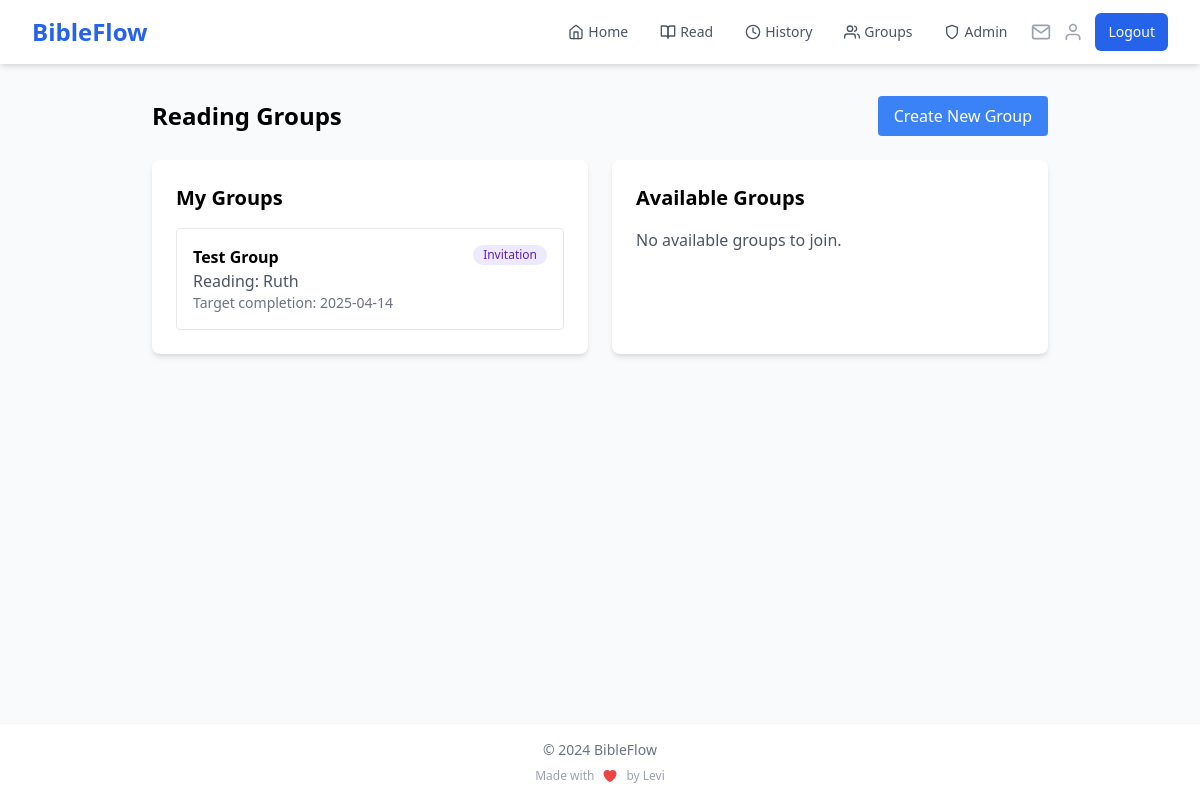
/groups (signed in), run on an earlier commit of the app's database.
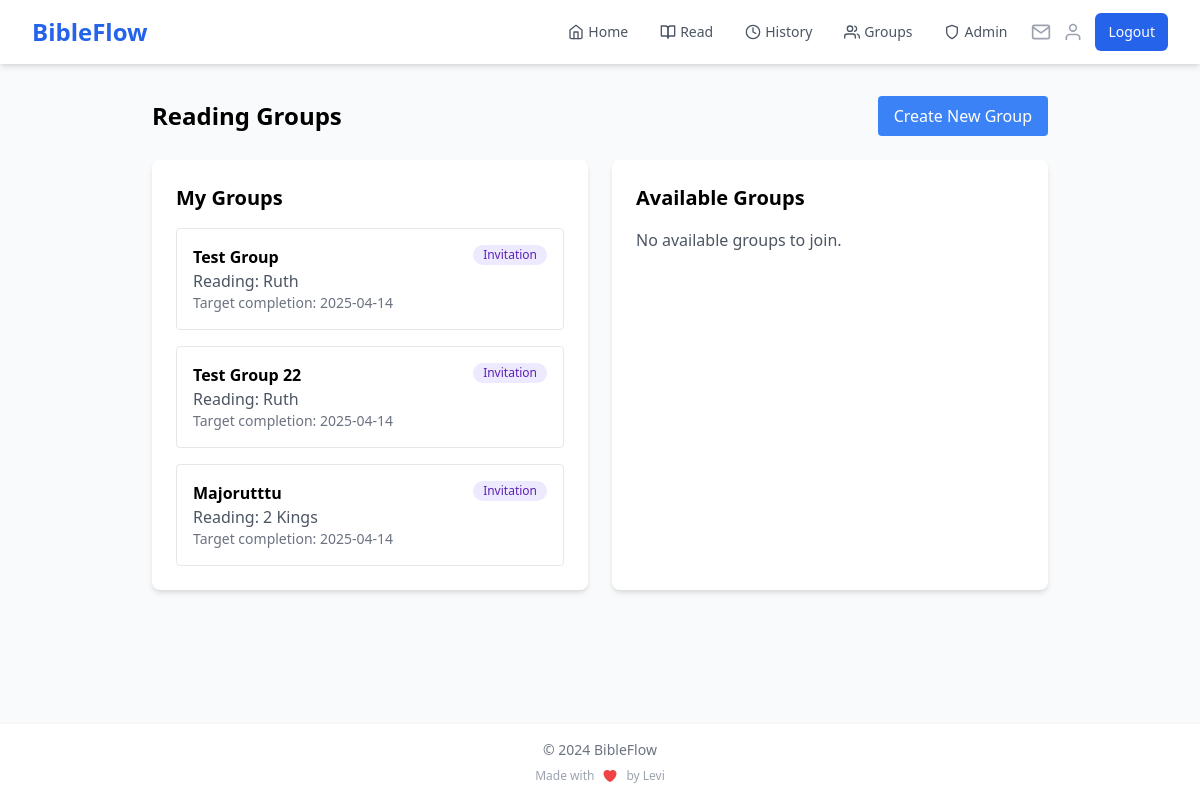
And on a later commit of the database.
### app.py (models this page shows)
class ReadingGroup(db.Model):
    id = db.Column(db.Integer, primary_key=True)
    name = db.Column(db.String(100), nullable=False)
    description = db.Column(db.Text)
    created_at = db.Column(db.DateTime, default=datetime.utcnow)
    book = db.Column(db.String(50), nullable=False)
    current_chapter = db.Column(db.Integer, default=1)
    target_completion_date = db.Column(db.DateTime)
    creator_id = db.Column(db.Integer, db.ForeignKey('user.id'), nullable=False)
    visibility = db.Column(db.String(20), default='public')
    access_code = db.Column(db.String(20))
    members = db.relationship('GroupMember', backref='reading_group', lazy='joined')
    readings = db.relationship('GroupReading', backref='reading_group', lazy='dynamic')
    invitations = db.relationship('GroupInvitation', backref='reading_group', lazy='dynamic')

### app.py (the view)
@app.route('/groups')
@login_required
def list_groups():
    my_groups = ReadingGroup.query \
        .join(GroupMember) \
        .filter(GroupMember.user_id == current_user.id) \
        .all()
    available_groups = ReadingGroup.query \
        .filter(
            ReadingGroup.id.notin_(
                db.session.query(GroupMember.group_id)
                .filter_by(user_id=current_user.id)
            ),
            db.or_(
                ReadingGroup.visibility == 'public',
                ReadingGroup.visibility == 'private',  # Include private groups
                db.and_(
                    ReadingGroup.visibility == 'invitation',
                    ReadingGroup.id.in_(
                        db.session.query(GroupInvitation.group_id)
                        .filter(
                            GroupInvitation.email == current_user.email,
                            GroupInvitation.used == False,
                            GroupInvitation.expires_at > datetime.utcnow()
                        )
                    )
                )
            )
        ) \
        .all()
    return render_template('groups/list.html',
        my_groups=my_groups,
        available_groups=available_groups,
        current_user_name=current_user.name
    )

### app.py (called while the page is built)
@login_manager.user_loader
def load_user(user_id):
    if 'user_id' in session:
        return User.query.get(int(session['user_id']))
    return None

@app.context_processor
def inject_user_name():
    if current_user.is_authenticated:
        return dict(user_name=current_user.name)
    return dict(user_name='Guest')

@app.context_processor
def inject_invitation_count():
    if current_user.is_authenticated:
        invitation_count = GroupInvitation.query.filter(
            GroupInvitation.email == current_user.email,
            GroupInvitation.used == False,
            GroupInvitation.expires_at > datetime.utcnow()
        ).count()
        return dict(invitation_count=invitation_count)
    return dict(invitation_count=0)

### templates/groups/list.html (shortened to what the changed rows need)
{% extends "base.html" %}
{% block content %}
<div class="max-w-4xl mx-auto">
    <div class="flex justify-between items-center mb-6">
        <h1 class="text-2xl font-bold">Reading Groups</h1>
    </div>
    <div class="grid grid-cols-1 md:grid-cols-2 gap-6">
        <div class="bg-white p-6 rounded-lg shadow-md">
            <h2 class="text-xl font-semibold mb-4">My Groups</h2>
            {% if my_groups %}
                <div class="space-y-4">
                    {% for group in my_groups %}
                        <a href="{{ url_for('view_group', group_id=group.id) }}"
                           class="block p-4 border rounded hover:bg-gray-50">
                            <div class="flex justify-between items-start">
                                <div>
                                    <h3 class="font-semibold">{{ group.name }}</h3>
                                    <p class="text-gray-600">
                                        Reading: {{ group.book }}
                                    </p>
                                    <p class="text-sm text-gray-500">
                                        Target completion: {{ group.target_completion_date.strftime('%Y-%m-%d') }}
                                    </p>
                                </div>
                                <span class="inline-flex items-center px-2.5 py-0.5 rounded-full text-xs font-medium
                                    {% if group.visibility == 'public' %}
                                        bg-green-100 text-green-800
                                    {% elif group.visibility == 'private' %}
                                        bg-yellow-100 text-yellow-800
                                    {% else %}
                                        bg-purple-100 text-purple-800
                                    {% endif %}">
                                    {{ group.visibility|title }}
                                </span>
                            </div>
                        </a>
                    {% endfor %}
                </div>
            {% else %}
                <p class="text-gray-600">You haven't joined any reading groups yet.</p>
            {% endif %}
        </div>
        <div class="bg-white p-6 rounded-lg shadow-md">
            <h2 class="text-xl font-semibold mb-4">Available Groups</h2>
        </div>
    </div>
</div>
{% endblock %}

What changed in the data, as far as the page shows it:
added ReadingGroup: name "Test Group 22", book "Ruth", target_completion_date "2025-04-14", visibility "Invitation"
added ReadingGroup: name "Majorutttu", book "2 Kings", target_completion_date "2025-04-14", visibility "Invitation"
